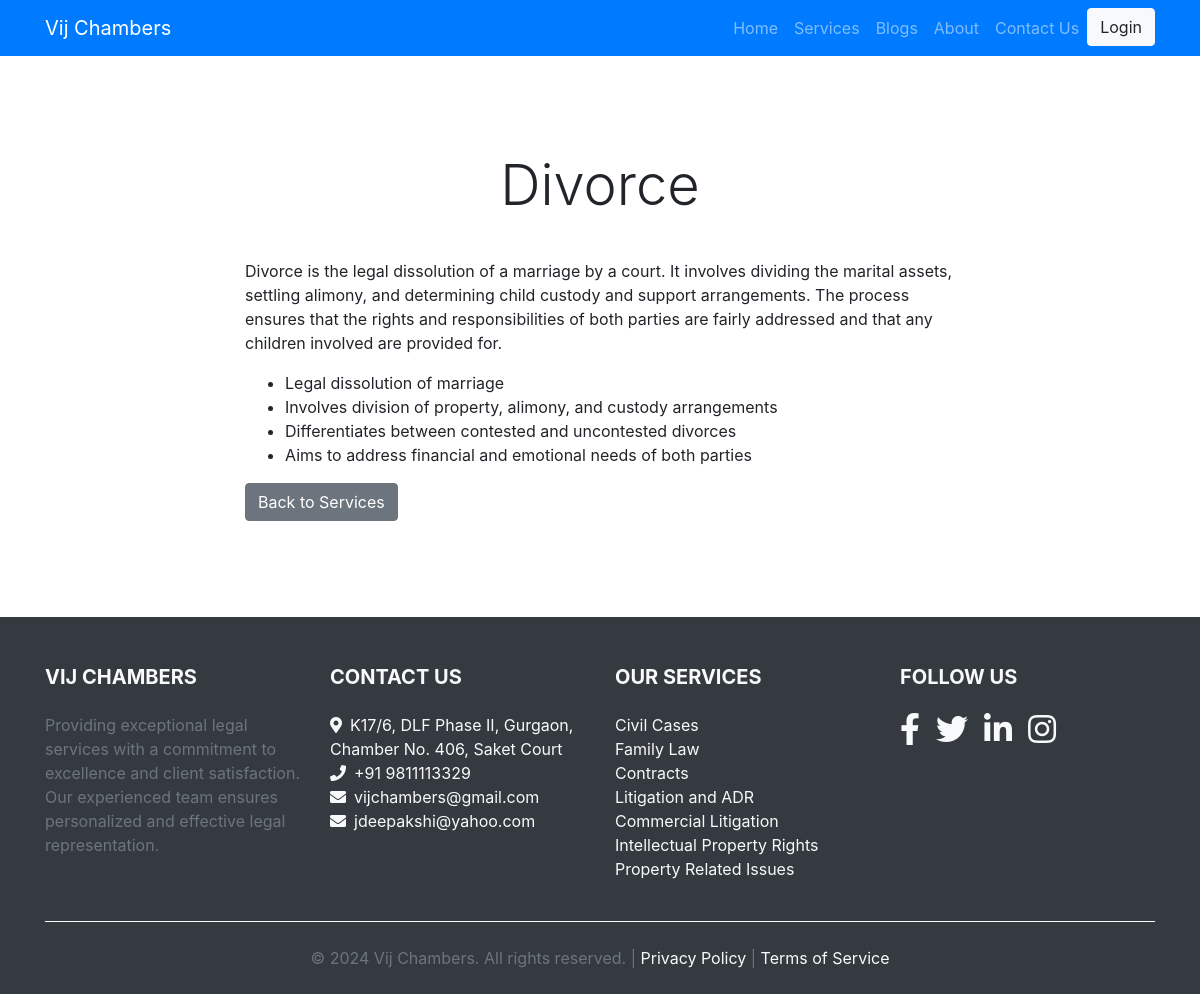
Screenshot of /services/divorce/ with the database file from the repository.
### main/models.py (models this page shows, shortened)
class Service(models.Model):
    title = models.CharField(max_length=200)
    description = RichTextField()  # Use RichTextField instead of TextField
    detailed_description = RichTextField()  # Use RichTextField instead of TextField
    slug = models.SlugField(unique=True)

### main/views.py (the view)
# urls.py: path('services/<slug:slug>/', views.service_detail, name='service_detail'),
def service_detail(request, slug):
    service = get_object_or_404(Service, slug=slug)
    return render(request, 'service_detail.html', {'service': service})

### main/templates/service_detail.html (shortened to what this page needs)
 {% extends 'base.html' %}
{% block content %}
    <div class="container my-5 py-5">
        <h2 class="text-center mb-4 display-4">{{ service.title }}</h2>
        <div class="row">
            <div class="col-md-8 mx-auto">
                <p class="lead">{{ service.detailed_description|safe }}</p>
                <a href="{% url 'services' %}" class="btn btn-secondary">Back to Services</a>
            </div>
        </div>
    </div>
{% endblock %}

### rows the page displays
Service: title "Divorce", detailed_description "Divorce is the legal dissolution of a marriage by a court. It involves dividing the marital assets, settling alimony, and determining child custody and support arrangements. The process ensures that the rights and responsibilities of both parties are fairly addressed and that any children involved are provided for. Legal dissolution of marriage Involves division of property, alimony, and custody arrangements Differentiates between contested and uncontested divorces Aims to address financial and emotional needs of both parties"
